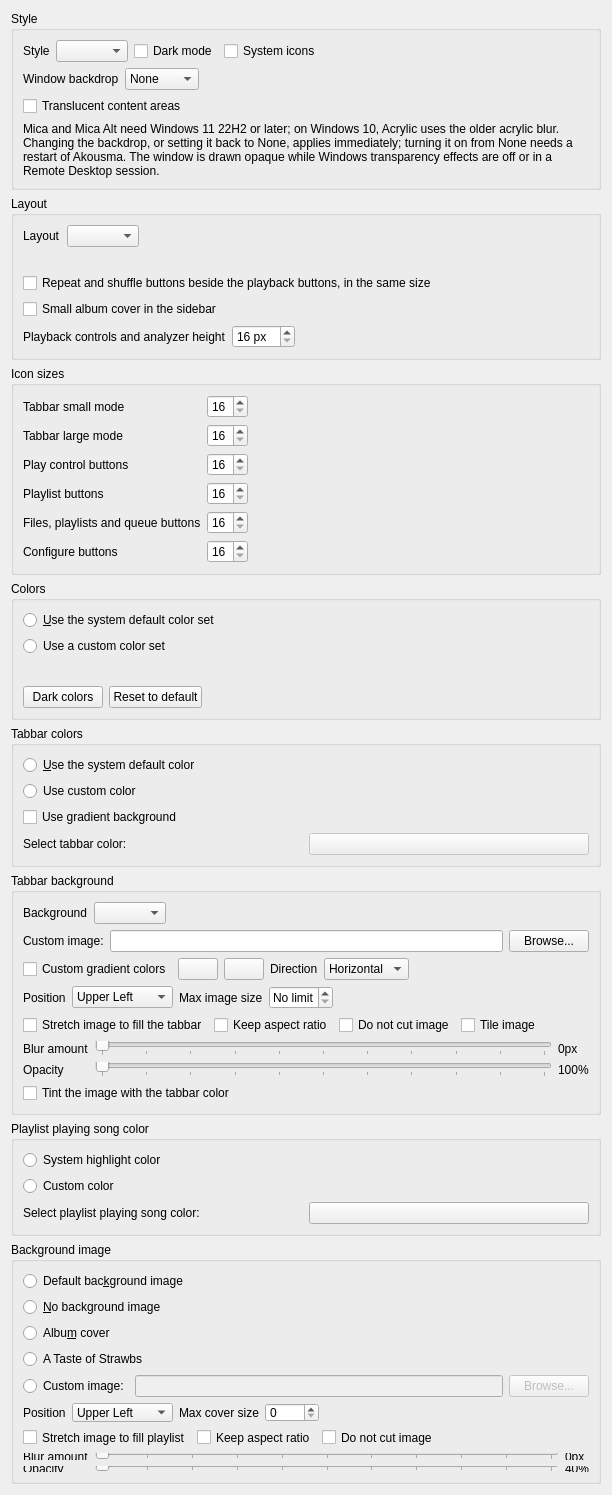
<?xml version="1.0" encoding="UTF-8"?>
<ui version="4.0">
 <class>AppearanceSettingsPage</class>
 <widget class="QWidget" name="AppearanceSettingsPage">
  <property name="geometry">
   <rect>
    <x>0</x>
    <y>0</y>
    <width>612</width>
    <height>1166</height>
   </rect>
  </property>
  <property name="windowTitle">
   <string>Appearance</string>
  </property>
  <layout class="QVBoxLayout" name="layout_appearancesettingspage">
   <item>
    <widget class="QGroupBox" name="groupbox_style">
     <property name="title">
      <string>Style</string>
     </property>
     <layout class="QVBoxLayout" name="verticalLayout">
      <item>
       <layout class="QHBoxLayout" name="layout_style">
        <item>
         <widget class="QLabel" name="label_style">
          <property name="text">
           <string>Style</string>
          </property>
         </widget>
        </item>
        <item>
         <widget class="QComboBox" name="combobox_style">
          <property name="toolTip">
           <string>You might need to restart Akousma for this setting to fully apply</string>
          </property>
         </widget>
        </item>
        <item>
         <widget class="QCheckBox" name="checkbox_dark_mode">
          <property name="text">
           <string>Dark mode</string>
          </property>
         </widget>
        </item>
        <item>
         <widget class="QCheckBox" name="checkbox_system_icons">
          <property name="toolTip">
           <string>You need to restart Akousma for this setting to take affect</string>
          </property>
          <property name="text">
           <string>System icons</string>
          </property>
         </widget>
        </item>
        <item>
         <spacer name="spacer_style">
          <property name="orientation">
           <enum>Qt::Horizontal</enum>
          </property>
          <property name="sizeHint" stdset="0">
           <size>
            <width>40</width>
            <height>20</height>
           </size>
          </property>
         </spacer>
        </item>
       </layout>
      </item>
      <item>
       <widget class="QWidget" name="widget_window_backdrop" native="true">
        <layout class="QVBoxLayout" name="layout_window_backdrop">
         <property name="leftMargin">
          <number>0</number>
         </property>
         <property name="topMargin">
          <number>0</number>
         </property>
         <property name="rightMargin">
          <number>0</number>
         </property>
         <property name="bottomMargin">
          <number>0</number>
         </property>
         <item>
          <layout class="QHBoxLayout" name="layout_window_backdrop_type">
           <item>
            <widget class="QLabel" name="label_window_backdrop">
             <property name="text">
              <string>Window backdrop</string>
             </property>
            </widget>
           </item>
           <item>
            <widget class="QComboBox" name="combobox_window_backdrop">
             <property name="toolTip">
              <string>Show the Windows system backdrop through the main window</string>
             </property>
             <item>
              <property name="text">
               <string>None</string>
              </property>
             </item>
             <item>
              <property name="text">
               <string>Mica</string>
              </property>
             </item>
             <item>
              <property name="text">
               <string>Mica Alt</string>
              </property>
             </item>
             <item>
              <property name="text">
               <string>Acrylic</string>
              </property>
             </item>
            </widget>
           </item>
           <item>
            <spacer name="spacer_window_backdrop">
             <property name="orientation">
              <enum>Qt::Horizontal</enum>
             </property>
             <property name="sizeHint" stdset="0">
              <size>
               <width>40</width>
               <height>20</height>
              </size>
             </property>
            </spacer>
           </item>
          </layout>
         </item>
         <item>
          <widget class="QCheckBox" name="checkbox_window_backdrop_translucent_content">
           <property name="toolTip">
            <string>Also show the backdrop through the playlist, collection, files and context. Text there is then drawn with grayscale instead of ClearType antialiasing.</string>
           </property>
           <property name="text">
            <string>Translucent content areas</string>
           </property>
          </widget>
         </item>
         <item>
          <widget class="QLabel" name="label_window_backdrop_info">
           <property name="text">
            <string>Mica and Mica Alt need Windows 11 22H2 or later; on Windows 10, Acrylic uses the older acrylic blur. Changing the backdrop, or setting it back to None, applies immediately; turning it on from None needs a restart of Akousma. The window is drawn opaque while Windows transparency effects are off or in a Remote Desktop session.</string>
           </property>
           <property name="wordWrap">
            <bool>true</bool>
           </property>
          </widget>
         </item>
        </layout>
       </widget>
      </item>
     </layout>
    </widget>
   </item>
   <item>
    <widget class="QGroupBox" name="groupbox_player_layout">
     <property name="title">
      <string>Layout</string>
     </property>
     <layout class="QVBoxLayout" name="layout_groupbox_player_layout">
      <item>
       <layout class="QHBoxLayout" name="layout_player_layout">
        <item>
         <widget class="QLabel" name="label_player_layout">
          <property name="text">
           <string>Layout</string>
          </property>
         </widget>
        </item>
        <item>
         <widget class="QComboBox" name="combobox_player_layout">
          <property name="toolTip">
           <string>Akousma: Clementine's sizes, repeat and shuffle beside the playback buttons. Strawberry: Strawberry's original layout and sizes. Custom: set the sizes below yourself.</string>
          </property>
         </widget>
        </item>
        <item>
         <spacer name="spacer_player_layout">
          <property name="orientation">
           <enum>Qt::Horizontal</enum>
          </property>
          <property name="sizeHint" stdset="0">
           <size>
            <width>40</width>
            <height>20</height>
           </size>
          </property>
         </spacer>
        </item>
       </layout>
      </item>
      <item>
       <widget class="QLabel" name="label_player_layout_description">
        <property name="text">
         <string notr="true"></string>
        </property>
        <property name="wordWrap">
         <bool>true</bool>
        </property>
       </widget>
      </item>
      <item>
       <widget class="QWidget" name="widget_player_layout_custom" native="true">
        <layout class="QGridLayout" name="layout_player_layout_custom">
         <property name="leftMargin">
          <number>0</number>
         </property>
         <property name="topMargin">
          <number>0</number>
         </property>
         <property name="rightMargin">
          <number>0</number>
         </property>
         <property name="bottomMargin">
          <number>0</number>
         </property>
         <item row="0" column="0" colspan="3">
          <widget class="QCheckBox" name="checkbox_sequence_beside_play_controls">
           <property name="text">
            <string>Repeat and shuffle buttons beside the playback buttons, in the same size</string>
           </property>
          </widget>
         </item>
         <item row="1" column="0" colspan="3">
          <widget class="QCheckBox" name="checkbox_small_playing_cover">
           <property name="toolTip">
            <string>The album cover of the playing song in the sidebar: small with the song details beside it, or large with the details below. The cover's context menu can also change it.</string>
           </property>
           <property name="text">
            <string>Small album cover in the sidebar</string>
           </property>
          </widget>
         </item>
         <item row="2" column="0">
          <widget class="QLabel" name="label_player_controls_height">
           <property name="text">
            <string>Playback controls and analyzer height</string>
           </property>
          </widget>
         </item>
         <item row="2" column="1">
          <widget class="QSpinBox" name="spinbox_player_controls_height">
           <property name="suffix">
            <string> px</string>
           </property>
           <property name="minimum">
            <number>16</number>
           </property>
           <property name="maximum">
            <number>128</number>
           </property>
          </widget>
         </item>
         <item row="2" column="2">
          <spacer name="spacer_player_layout_custom">
           <property name="orientation">
            <enum>Qt::Horizontal</enum>
           </property>
           <property name="sizeHint" stdset="0">
            <size>
             <width>40</width>
             <height>20</height>
            </size>
           </property>
          </spacer>
         </item>
        </layout>
       </widget>
      </item>
     </layout>
    </widget>
   </item>
   <item>
    <widget class="QGroupBox" name="groupbox_icon_sizes">
     <property name="title">
      <string>Icon sizes</string>
     </property>
     <layout class="QHBoxLayout" name="layout_groupbox_icon_sizes">
      <item>
       <layout class="QGridLayout" name="layout_icon_sizes">
        <item row="3" column="0">
         <widget class="QLabel" name="label_icon_size_playlist_buttons">
          <property name="text">
           <string>Playlist buttons</string>
          </property>
         </widget>
        </item>
        <item row="1" column="0">
         <widget class="QLabel" name="label_icon_size_tabbar_large_mode">
          <property name="text">
           <string>Tabbar large mode</string>
          </property>
         </widget>
        </item>
        <item row="2" column="0">
         <widget class="QLabel" name="label_icon_size_play_control_buttons">
          <property name="text">
           <string>Play control buttons</string>
          </property>
         </widget>
        </item>
        <item row="2" column="1">
         <widget class="QSpinBox" name="spinbox_icon_size_play_control_buttons">
          <property name="minimum">
           <number>16</number>
          </property>
          <property name="maximum">
           <number>64</number>
          </property>
         </widget>
        </item>
        <item row="4" column="1">
         <widget class="QSpinBox" name="spinbox_icon_size_left_panel_buttons">
          <property name="minimum">
           <number>16</number>
          </property>
          <property name="maximum">
           <number>64</number>
          </property>
         </widget>
        </item>
        <item row="5" column="0">
         <widget class="QLabel" name="label_icon_size_configure_buttons">
          <property name="text">
           <string>Configure buttons</string>
          </property>
         </widget>
        </item>
        <item row="3" column="1">
         <widget class="QSpinBox" name="spinbox_icon_size_playlist_buttons">
          <property name="minimum">
           <number>16</number>
          </property>
          <property name="maximum">
           <number>64</number>
          </property>
         </widget>
        </item>
        <item row="5" column="1">
         <widget class="QSpinBox" name="spinbox_icon_size_configure_buttons">
          <property name="minimum">
           <number>16</number>
          </property>
          <property name="maximum">
           <number>64</number>
          </property>
         </widget>
        </item>
        <item row="4" column="0">
         <widget class="QLabel" name="label_icon_size_left_panel_buttons">
          <property name="text">
           <string>Files, playlists and queue buttons</string>
          </property>
         </widget>
        </item>
        <item row="1" column="1">
         <widget class="QSpinBox" name="spinbox_icon_size_tabbar_large_mode">
          <property name="minimum">
           <number>16</number>
          </property>
          <property name="maximum">
           <number>64</number>
          </property>
         </widget>
        </item>
        <item row="0" column="0">
         <widget class="QLabel" name="label_icon_size_tabbar_small_mode">
          <property name="text">
           <string>Tabbar small mode</string>
          </property>
         </widget>
        </item>
        <item row="0" column="1">
         <widget class="QSpinBox" name="spinbox_icon_size_tabbar_small_mode">
          <property name="minimum">
           <number>16</number>
          </property>
          <property name="maximum">
           <number>64</number>
          </property>
         </widget>
        </item>
       </layout>
      </item>
      <item>
       <spacer name="spacer_icon_sizes">
        <property name="orientation">
         <enum>Qt::Horizontal</enum>
        </property>
        <property name="sizeHint" stdset="0">
         <size>
          <width>40</width>
          <height>20</height>
         </size>
        </property>
       </spacer>
      </item>
     </layout>
    </widget>
   </item>
   <item>
    <widget class="QGroupBox" name="groupbox_colors">
     <property name="toolTip">
      <string>Changing colors is only supported with some styles</string>
     </property>
     <property name="title">
      <string>Colors</string>
     </property>
     <layout class="QVBoxLayout" name="layout_colors">
      <item>
       <widget class="QRadioButton" name="use_system_color_set">
        <property name="text">
         <string>&amp;Use the system default color set</string>
        </property>
       </widget>
      </item>
      <item>
       <widget class="QRadioButton" name="use_custom_color_set">
        <property name="text">
         <string>Use a custom color set</string>
        </property>
       </widget>
      </item>
      <item>
       <widget class="QWidget" name="widget_custom_colors" native="true">
        <layout class="QFormLayout" name="layout_custom_colors"/>
       </widget>
      </item>
      <item>
       <layout class="QHBoxLayout" name="layout_color_presets">
        <item>
         <widget class="QPushButton" name="button_dark_colors">
          <property name="toolTip">
           <string>Set a custom color set suitable for a dark theme</string>
          </property>
          <property name="text">
           <string>Dark colors</string>
          </property>
         </widget>
        </item>
        <item>
         <widget class="QPushButton" name="button_reset_colors">
          <property name="toolTip">
           <string>Reset the custom color set to the system default colors</string>
          </property>
          <property name="text">
           <string>Reset to default</string>
          </property>
         </widget>
        </item>
        <item>
         <spacer name="spacer_color_presets">
          <property name="orientation">
           <enum>Qt::Horizontal</enum>
          </property>
          <property name="sizeHint" stdset="0">
           <size>
            <width>40</width>
            <height>20</height>
           </size>
          </property>
         </spacer>
        </item>
       </layout>
      </item>
     </layout>
    </widget>
   </item>
   <item>
    <widget class="QGroupBox" name="groupbox_tabbar_colors">
     <property name="title">
      <string>Tabbar colors</string>
     </property>
     <layout class="QVBoxLayout" name="layout_tabbar_colors">
      <item>
       <widget class="QRadioButton" name="tabbar_system_color">
        <property name="text">
         <string>&amp;Use the system default color</string>
        </property>
       </widget>
      </item>
      <item>
       <widget class="QRadioButton" name="tabbar_custom_color">
        <property name="text">
         <string>Use custom color</string>
        </property>
       </widget>
      </item>
      <item>
       <widget class="QCheckBox" name="tabbar_gradient">
        <property name="text">
         <string>Use gradient background</string>
        </property>
       </widget>
      </item>
      <item>
       <layout class="QHBoxLayout" name="layout_tabbar_color">
        <item>
         <widget class="QLabel" name="label_tabbar_color">
          <property name="enabled">
           <bool>true</bool>
          </property>
          <property name="text">
           <string>Select tabbar color:</string>
          </property>
         </widget>
        </item>
        <item>
         <widget class="QPushButton" name="select_tabbar_color">
          <property name="enabled">
           <bool>false</bool>
          </property>
          <property name="text">
           <string notr="true"/>
          </property>
         </widget>
        </item>
       </layout>
      </item>
     </layout>
    </widget>
   </item>
   <item>
    <widget class="QGroupBox" name="groupbox_tabbar_background">
     <property name="title">
      <string>Tabbar background</string>
     </property>
     <layout class="QVBoxLayout" name="layout_tabbar_background">
<item><layout class="QHBoxLayout" name="layout_tabbar_background_select"><item><widget class="QLabel" name="label_tabbar_background"><property name="text"><string>Background</string></property></widget></item><item><widget class="QComboBox" name="tabbar_background"><property name="toolTip"><string>Each entry shows a preview of the sidebar with the colors chosen above</string></property><property name="sizeAdjustPolicy"><enum>QComboBox::AdjustToContents</enum></property></widget></item><item><spacer name="spacer_tabbar_background"><property name="orientation"><enum>Qt::Horizontal</enum></property><property name="sizeHint" stdset="0"><size><width>40</width><height>20</height></size></property></spacer></item></layout></item>
<item><layout class="QHBoxLayout" name="layout_tabbar_background_custom"><item><widget class="QLabel" name="label_tabbar_background_custom"><property name="text"><string>Custom image:</string></property></widget></item><item><widget class="QLineEdit" name="tabbar_background_image"/></item><item><widget class="QPushButton" name="select_tabbar_background_image"><property name="text"><string>Browse...</string></property></widget></item></layout></item>
<item><widget class="QWidget" name="widget_tabbar_gradient_options" native="true"><layout class="QHBoxLayout" name="layout_tabbar_gradient_options"><property name="leftMargin"><number>0</number></property><property name="topMargin"><number>0</number></property><property name="rightMargin"><number>0</number></property><property name="bottomMargin"><number>0</number></property><item><widget class="QCheckBox" name="tabbar_gradient_custom_colors"><property name="text"><string>Custom gradient colors</string></property></widget></item><item><widget class="QPushButton" name="select_tabbar_gradient_start_color"><property name="text"><string notr="true"></string></property></widget></item><item><widget class="QPushButton" name="select_tabbar_gradient_end_color"><property name="text"><string notr="true"></string></property></widget></item><item><widget class="QLabel" name="label_tabbar_gradient_direction"><property name="text"><string>Direction</string></property></widget></item><item><widget class="QComboBox" name="tabbar_gradient_direction"><item><property name="text"><string>Horizontal</string></property></item><item><property name="text"><string>Vertical</string></property></item><item><property name="text"><string>Diagonal</string></property></item></widget></item><item><spacer name="spacer_tabbar_gradient_options"><property name="orientation"><enum>Qt::Horizontal</enum></property><property name="sizeHint" stdset="0"><size><width>40</width><height>20</height></size></property></spacer></item></layout></widget></item>
<item><widget class="QWidget" name="widget_tabbar_background_image_options" native="true"><layout class="QVBoxLayout" name="layout_tabbar_background_image_options"><property name="leftMargin"><number>0</number></property><property name="topMargin"><number>0</number></property><property name="rightMargin"><number>0</number></property><property name="bottomMargin"><number>0</number></property>
<item><widget class="QWidget" name="widget_tabbar_background_image_position" native="true"><layout class="QHBoxLayout" name="layout_tabbar_background_image_position"><property name="leftMargin"><number>0</number></property><property name="topMargin"><number>0</number></property><property name="rightMargin"><number>0</number></property><property name="bottomMargin"><number>0</number></property><item><widget class="QLabel" name="label_tabbar_background_image_position"><property name="text"><string>Position</string></property></widget></item><item><widget class="QComboBox" name="tabbar_background_image_position"><item><property name="text"><string>Upper Left</string></property></item><item><property name="text"><string>Upper Right</string></property></item><item><property name="text"><string>Middle</string></property></item><item><property name="text"><string>Bottom Left</string></property></item><item><property name="text"><string>Bottom Right</string></property></item></widget></item><item><widget class="QLabel" name="label_tabbar_background_image_maxsize"><property name="text"><string>Max image size</string></property></widget></item><item><widget class="QSpinBox" name="tabbar_background_image_maxsize"><property name="minimum"><number>0</number></property><property name="maximum"><number>9000</number></property><property name="specialValueText"><string>No limit</string></property></widget></item><item><spacer name="spacer_tabbar_background_image_position"><property name="orientation"><enum>Qt::Horizontal</enum></property><property name="sizeHint" stdset="0"><size><width>40</width><height>20</height></size></property></spacer></item></layout></widget></item>
<item><widget class="QWidget" name="widget_tabbar_background_image_stretch" native="true"><layout class="QHBoxLayout" name="layout_tabbar_background_image_stretch"><property name="leftMargin"><number>0</number></property><property name="topMargin"><number>0</number></property><property name="rightMargin"><number>0</number></property><property name="bottomMargin"><number>0</number></property><item><widget class="QCheckBox" name="tabbar_background_image_stretch"><property name="text"><string>Stretch image to fill the tabbar</string></property></widget></item><item><widget class="QCheckBox" name="tabbar_background_image_keep_aspect_ratio"><property name="text"><string>Keep aspect ratio</string></property></widget></item><item><widget class="QCheckBox" name="tabbar_background_image_do_not_cut"><property name="text"><string>Do not cut image</string></property></widget></item><item><widget class="QCheckBox" name="tabbar_background_image_tile"><property name="text"><string>Tile image</string></property></widget></item><item><spacer name="spacer_tabbar_background_image_stretch"><property name="orientation"><enum>Qt::Horizontal</enum></property><property name="sizeHint" stdset="0"><size><width>40</width><height>20</height></size></property></spacer></item></layout></widget></item>
<item><layout class="QGridLayout" name="layout_tabbar_background_image_blur_opacity">
<item row="0" column="0"><widget class="QLabel" name="label_tabbar_background_image_blur"><property name="text"><string>Blur amount</string></property></widget></item>
<item row="0" column="1"><widget class="QSlider" name="tabbar_background_image_blur"><property name="minimum"><number>0</number></property><property name="maximum"><number>100</number></property><property name="orientation"><enum>Qt::Horizontal</enum></property><property name="tickPosition"><enum>QSlider::TicksBelow</enum></property><property name="tickInterval"><number>10</number></property></widget></item>
<item row="0" column="2"><widget class="QLabel" name="tabbar_background_image_blur_radius"><property name="text"><string>0px</string></property></widget></item>
<item row="1" column="0"><widget class="QLabel" name="label_tabbar_background_image_opacity"><property name="text"><string>Opacity</string></property></widget></item>
<item row="1" column="1"><widget class="QSlider" name="tabbar_background_image_opacity"><property name="minimum"><number>0</number></property><property name="maximum"><number>100</number></property><property name="orientation"><enum>Qt::Horizontal</enum></property><property name="tickPosition"><enum>QSlider::TicksBelow</enum></property><property name="tickInterval"><number>10</number></property></widget></item>
<item row="1" column="2"><widget class="QLabel" name="tabbar_background_image_opacity_level"><property name="text"><string>100%</string></property></widget></item>
</layout></item>
<item><widget class="QCheckBox" name="tabbar_background_image_tint"><property name="text"><string>Tint the image with the tabbar color</string></property></widget></item>
</layout></widget></item>
     </layout>
    </widget>
   </item>
   <item>
    <widget class="QGroupBox" name="playlist_playing_song_color">
     <property name="title">
      <string>Playlist playing song color</string>
     </property>
     <layout class="QVBoxLayout" name="layout_playlist_playing_song_color">
      <item>
       <widget class="QRadioButton" name="playlist_playing_song_color_system">
        <property name="text">
         <string>System highlight color</string>
        </property>
       </widget>
      </item>
      <item>
       <widget class="QRadioButton" name="playlist_playing_song_color_custom">
        <property name="text">
         <string>Custom color</string>
        </property>
       </widget>
      </item>
      <item>
       <layout class="QHBoxLayout" name="layout_playlist_playing_song_color_custom">
        <item>
         <widget class="QLabel" name="label_select_playlist_playing_song_color">
          <property name="text">
           <string>Select playlist playing song color:</string>
          </property>
         </widget>
        </item>
        <item>
         <widget class="QPushButton" name="select_playlist_playing_song_color">
          <property name="text">
           <string/>
          </property>
         </widget>
        </item>
       </layout>
      </item>
     </layout>
    </widget>
   </item>
   <item>
    <widget class="QGroupBox" name="groupbox_background_image">
     <property name="title">
      <string>Background image</string>
     </property>
     <layout class="QVBoxLayout" name="layout_background_image">
      <item>
       <widget class="QRadioButton" name="use_default_background">
        <property name="text">
         <string>Default bac&amp;kground image</string>
        </property>
       </widget>
      </item>
      <item>
       <widget class="QRadioButton" name="use_no_background">
        <property name="text">
         <string>&amp;No background image</string>
        </property>
       </widget>
      </item>
      <item>
       <widget class="QRadioButton" name="use_album_cover_background">
        <property name="toolTip">
         <string>The album cover of the currently playing song</string>
        </property>
        <property name="text">
         <string>Albu&amp;m cover</string>
        </property>
       </widget>
      </item>
      <item>
       <widget class="QRadioButton" name="use_strawbs_background">
        <property name="text">
         <string notr="true">A Taste of Strawbs</string>
        </property>
       </widget>
      </item>
      <item>
       <layout class="QHBoxLayout" name="layout_custom_image">
        <item>
         <widget class="QRadioButton" name="use_custom_background_image">
          <property name="text">
           <string>Custom image:</string>
          </property>
         </widget>
        </item>
        <item>
         <widget class="QLineEdit" name="background_image_filename">
          <property name="enabled">
           <bool>false</bool>
          </property>
          <property name="text">
           <string notr="true"/>
          </property>
         </widget>
        </item>
        <item>
         <widget class="QPushButton" name="select_background_image_filename_button">
          <property name="enabled">
           <bool>false</bool>
          </property>
          <property name="text">
           <string>Browse...</string>
          </property>
         </widget>
        </item>
       </layout>
      </item>
      <item>
       <widget class="QWidget" name="widget_background_image_options" native="true">
        <layout class="QVBoxLayout" name="layout_custom_background_image_options">
         <property name="leftMargin">
          <number>0</number>
         </property>
         <property name="topMargin">
          <number>0</number>
         </property>
         <property name="rightMargin">
          <number>0</number>
         </property>
         <property name="bottomMargin">
          <number>0</number>
         </property>
         <item>
          <widget class="QWidget" name="widget_background_image_custom_position" native="true">
           <layout class="QHBoxLayout" name="layout_custom_position">
            <property name="leftMargin">
             <number>0</number>
            </property>
            <property name="topMargin">
             <number>0</number>
            </property>
            <property name="rightMargin">
             <number>0</number>
            </property>
            <property name="bottomMargin">
             <number>0</number>
            </property>
            <item>
             <widget class="QLabel" name="label_background_image_position">
              <property name="text">
               <string>Position</string>
              </property>
             </widget>
            </item>
            <item>
             <widget class="QComboBox" name="combobox_background_image_position">
              <item>
               <property name="text">
                <string>Upper Left</string>
               </property>
              </item>
              <item>
               <property name="text">
                <string>Upper Right</string>
               </property>
              </item>
              <item>
               <property name="text">
                <string>Middle</string>
               </property>
              </item>
              <item>
               <property name="text">
                <string>Bottom Left</string>
               </property>
              </item>
              <item>
               <property name="text">
                <string>Bottom Right</string>
               </property>
              </item>
             </widget>
            </item>
            <item>
             <widget class="QLabel" name="label_background_image_max_cover_size">
              <property name="text">
               <string>Max cover size</string>
              </property>
             </widget>
            </item>
            <item>
             <widget class="QSpinBox" name="spinbox_background_image_maxsize">
              <property name="minimum">
               <number>0</number>
              </property>
              <property name="maximum">
               <number>9000</number>
              </property>
             </widget>
            </item>
            <item>
             <spacer name="spacer_background_image_position">
              <property name="orientation">
               <enum>Qt::Horizontal</enum>
              </property>
              <property name="sizeHint" stdset="0">
               <size>
                <width>40</width>
                <height>20</height>
               </size>
              </property>
             </spacer>
            </item>
           </layout>
          </widget>
         </item>
         <item>
          <widget class="QWidget" name="widget_background_image_stretch" native="true">
           <layout class="QHBoxLayout" name="layout_background_image_stretch">
            <property name="leftMargin">
             <number>0</number>
            </property>
            <property name="topMargin">
             <number>0</number>
            </property>
            <property name="rightMargin">
             <number>0</number>
            </property>
            <property name="bottomMargin">
             <number>0</number>
            </property>
            <item>
             <widget class="QCheckBox" name="checkbox_background_image_stretch">
              <property name="text">
               <string>Stretch image to fill playlist</string>
              </property>
             </widget>
            </item>
            <item>
             <widget class="QCheckBox" name="checkbox_background_image_keep_aspect_ratio">
              <property name="text">
               <string>Keep aspect ratio</string>
              </property>
             </widget>
            </item>
            <item>
             <widget class="QCheckBox" name="checkbox_background_image_do_not_cut">
              <property name="text">
               <string>Do not cut image</string>
              </property>
             </widget>
            </item>
            <item>
             <spacer name="spacer_background_image_stretch">
              <property name="orientation">
               <enum>Qt::Horizontal</enum>
              </property>
              <property name="sizeHint" stdset="0">
               <size>
                <width>40</width>
                <height>20</height>
               </size>
              </property>
             </spacer>
            </item>
           </layout>
          </widget>
         </item>
         <item>
          <layout class="QGridLayout" name="layout_background_image_blur_opacity">
           <item row="0" column="0">
            <widget class="QLabel" name="label_background_image_blur">
             <property name="enabled">
              <bool>true</bool>
             </property>
             <property name="text">
              <string>Blur amount</string>
             </property>
            </widget>
           </item>
           <item row="0" column="1">
            <widget class="QSlider" name="slider_background_image_blur">
             <property name="minimum">
              <number>0</number>
             </property>
             <property name="maximum">
              <number>100</number>
             </property>
             <property name="orientation">
              <enum>Qt::Horizontal</enum>
             </property>
             <property name="tickPosition">
              <enum>QSlider::TicksBelow</enum>
             </property>
             <property name="tickInterval">
              <number>10</number>
             </property>
            </widget>
           </item>
           <item row="0" column="2">
            <widget class="QLabel" name="label_background_image_blur_radius">
             <property name="enabled">
              <bool>true</bool>
             </property>
             <property name="text">
              <string>0px</string>
             </property>
            </widget>
           </item>
           <item row="1" column="0">
            <widget class="QLabel" name="label_background_image_opacity">
             <property name="text">
              <string>Opacity</string>
             </property>
            </widget>
           </item>
           <item row="1" column="1">
            <widget class="QSlider" name="slider_background_image_opacity">
             <property name="maximum">
              <number>100</number>
             </property>
             <property name="singleStep">
              <number>10</number>
             </property>
             <property name="orientation">
              <enum>Qt::Horizontal</enum>
             </property>
             <property name="tickPosition">
              <enum>QSlider::TicksBelow</enum>
             </property>
             <property name="tickInterval">
              <number>10</number>
             </property>
            </widget>
           </item>
           <item row="1" column="2">
            <widget class="QLabel" name="label_background_image_opacity_2">
             <property name="text">
              <string>40%</string>
             </property>
            </widget>
           </item>
          </layout>
         </item>
        </layout>
       </widget>
      </item>
     </layout>
    </widget>
   </item>
   <item>
    <spacer name="spacer_bottom">
     <property name="orientation">
      <enum>Qt::Vertical</enum>
     </property>
     <property name="sizeHint" stdset="0">
      <size>
       <width>20</width>
       <height>40</height>
      </size>
     </property>
    </spacer>
   </item>
  </layout>
 </widget>
 <tabstops>
  <tabstop>combobox_style</tabstop>
  <tabstop>checkbox_dark_mode</tabstop>
  <tabstop>checkbox_system_icons</tabstop>
  <tabstop>combobox_window_backdrop</tabstop>
  <tabstop>checkbox_window_backdrop_translucent_content</tabstop>
  <tabstop>combobox_player_layout</tabstop>
  <tabstop>checkbox_sequence_beside_play_controls</tabstop>
  <tabstop>checkbox_small_playing_cover</tabstop>
  <tabstop>spinbox_player_controls_height</tabstop>
  <tabstop>spinbox_icon_size_tabbar_small_mode</tabstop>
  <tabstop>spinbox_icon_size_tabbar_large_mode</tabstop>
  <tabstop>spinbox_icon_size_play_control_buttons</tabstop>
  <tabstop>spinbox_icon_size_playlist_buttons</tabstop>
  <tabstop>spinbox_icon_size_left_panel_buttons</tabstop>
  <tabstop>spinbox_icon_size_configure_buttons</tabstop>
  <tabstop>use_system_color_set</tabstop>
  <tabstop>use_custom_color_set</tabstop>
  <tabstop>button_dark_colors</tabstop>
  <tabstop>button_reset_colors</tabstop>
  <tabstop>tabbar_system_color</tabstop>
  <tabstop>tabbar_custom_color</tabstop>
  <tabstop>tabbar_gradient</tabstop>
  <tabstop>select_tabbar_color</tabstop>
  <tabstop>playlist_playing_song_color_system</tabstop>
  <tabstop>playlist_playing_song_color_custom</tabstop>
  <tabstop>select_playlist_playing_song_color</tabstop>
  <tabstop>use_default_background</tabstop>
  <tabstop>use_no_background</tabstop>
  <tabstop>use_album_cover_background</tabstop>
  <tabstop>use_strawbs_background</tabstop>
  <tabstop>use_custom_background_image</tabstop>
  <tabstop>background_image_filename</tabstop>
  <tabstop>select_background_image_filename_button</tabstop>
  <tabstop>combobox_background_image_position</tabstop>
  <tabstop>spinbox_background_image_maxsize</tabstop>
  <tabstop>checkbox_background_image_stretch</tabstop>
  <tabstop>checkbox_background_image_keep_aspect_ratio</tabstop>
  <tabstop>checkbox_background_image_do_not_cut</tabstop>
  <tabstop>slider_background_image_blur</tabstop>
  <tabstop>slider_background_image_opacity</tabstop>
 </tabstops>
 <resources/>
 <connections/>
</ui>
